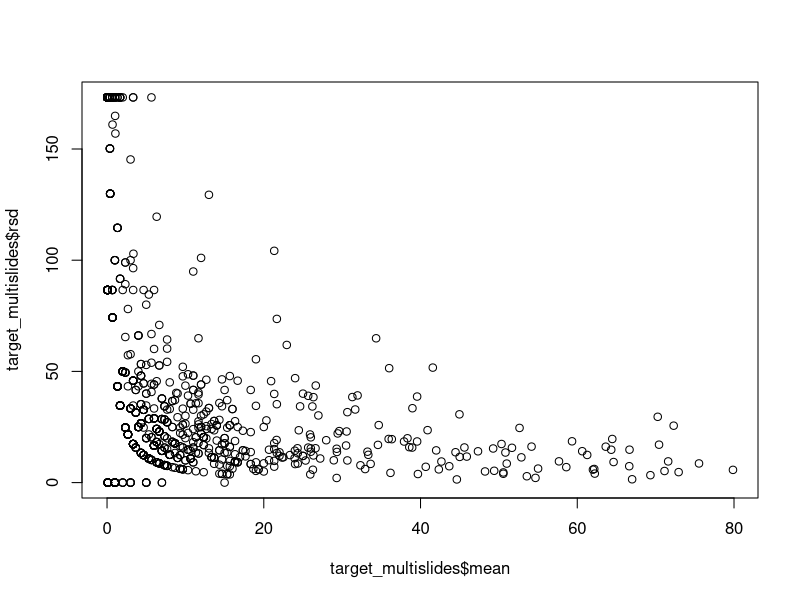
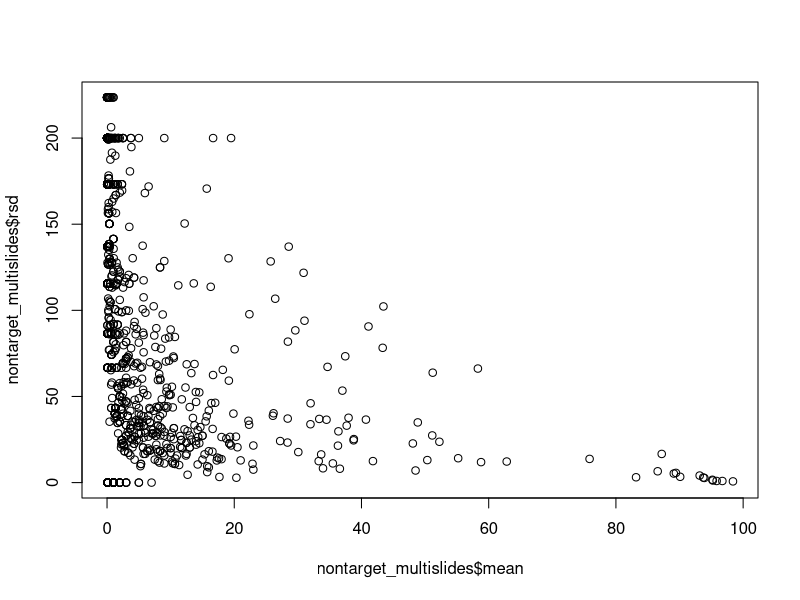

Here is the R script that generated these plots, in order: (Note: this script raises an error after producing the figures.)
#### Processing microscopy data and adding in environmental & atx data
### Jordan Zabrecky
## last edited 03.10.2025

## This code processes microscopy data from the EDI data release 
## (averaging across slides and evaluting rsd) and adds in water 
## chemistry data and anatoxin concentrations

## For code processing of water chemistry and target sample anatoxin 
## data from original EDI csv's, see
## https://github.com/jzabrecky/ATX-synchrony-norcal/blob/main/code/2b_water_chemistry.R
## https://github.com/jzabrecky/ATX-synchrony-norcal/blob/main/code/2e_target_sample_anatoxins.R

## need to make another script to process NT anatoxins :)
## maybe do it in S1a?

#### (1) Loading in libraries & data ####

# loading libraries
lapply(c("tidyverse", "lubridate"), require, character.only = T)

# read in microscopy data
target <- read.csv("./data/EDI_data_package/microscopy_target_samples.csv")
nontarget <- read.csv("./data/EDI_data_package/microscopy_non_target_samples.csv")

# read in processed anatoxin & water chemistry data
atx_target <- read.csv("./data/field_and_lab/cyano_atx.csv") # processed version
water_chemistry <- read.csv("./data/field_and_lab/water_chemistry.csv") %>% 
  select(!c(time, reach))

#### (2) Analyzing microscopy data (w/ multiple slides) ####

## (a) target samples

# look at average, sd, & rsd for each taxa across slides
target_multislides <- target %>% 
  filter(slide_rep != "Final") %>% 
  pivot_longer(microcoleus:aphanothece, names_to = "taxa", values_to = "percent") %>% 
  dplyr::group_by(taxa, site_reach, field_date, sample_type) %>% 
  dplyr::summarize(mean = mean(percent),
                   sd = sd(percent),
                   rsd = (sd * 100) / mean)
view(target_multislides) # the highest are all samples where one slide had 0.1% cover
mean(target_multislides$rsd, na.rm = TRUE) # 44.3% high but let's look at taxa 
                                           # that have >5% mean cover
plot(target_multislides$mean, target_multislides$rsd)
# yup, samples with a higher mean have a lower rsd

# looking at taxa that have >5% mean cover
target_multislides_sub <- target_multislides %>% 
  filter(mean > 5)
view(target_multislides_sub)
mean(target_multislides_sub$rsd) # 21.7% high but better

# pivot back wider to join back into processed
target_multislides_wider <- target_multislides %>% 
  select(!(sd:rsd)) %>% 
  pivot_wider(names_from = "taxa", values_from = "mean")

# for data that were already averaged across three slides,
# we need to match it up to the processed data frame
target_processed <- target %>% 
  filter(slide_rep == "Final") %>% 
  select(!(slide_rep:method)) # remove columns we don't need

# match up column order
target_processed <- target_processed[,colnames(target_multislides_wider)]

# rbind to join dataframes
target_processed <- rbind(target_processed, target_multislides_wider)

## (b) non-target samples

# look at average, sd, & rsd for each taxa across slides
# no samples here are averaged over as indicated by "Final"
nontarget_multislides <- nontarget %>% 
  pivot_longer(non_algal:unknown, names_to = "taxa", values_to = "percent") %>% 
  dplyr::group_by(taxa, site_reach, field_date, sample_type) %>% 
  dplyr::summarize(mean = mean(percent),
                   sd = sd(percent),
                   rsd = (sd * 100) / mean)
view(nontarget_multislides) # the highest are all samples where one slide had 0.1% cover
mean(nontarget_multislides$rsd, na.rm = TRUE) # 97.6% high but let's look at taxa 
                                              # that have >5% mean cover
plot(nontarget_multislides$mean, nontarget_multislides$rsd)
# less strong of a relationship with non-target samples

# looking at taxa that have >5% mean cover
nontarget_multislides_sub <- nontarget_multislides %>% 
  filter(mean > 5)
view(nontarget_multislides_sub)
mean(nontarget_multislides_sub$rsd) # 42.8% high but better

# pivot back wider to join with anatoxin and environmental data
nt_processed <- nontarget_multislides %>% 
  select(!(sd:rsd)) %>% 
  pivot_wider(names_from = "taxa", values_from = "mean") 

#### (3) Joining in Anatoxin & Water Chemistry Data ####

# separate out TAC and TM 
tm_processed <- target_processed %>% 
 filter(sample_type == "TM")
tac_processed <- target_processed %>% 
  filter(sample_type == "TAC")

# replace 2022-09-06 microcoleus sample with one from 2022-09-08
# (substitute technician accidentally took 2022-09-06 with different methods)
tm_processed$field_date[which(tm_processed$field_date == "2022-09-08")] <- "2022-09-06"
atx_target$field_date[which(atx_target$field_date == "2022-09-08")] <- "2022-09-06"

# put all processed data into a list
processed <- list(tm_processed, tac_processed, nt_processed)
names(processed) <- c("tm", "tac", "nt")

# left join in water data and change column organization
for(i in 1:length(processed)) {
  processed[[i]] <- left_join(processed[[i]], water_chemistry, 
                              by = c("site_reach", "field_date")) %>%  
    relocate(site, .after = site_reach)
}

# left join in anatoxin data (TM gets TM, TAC gets TAC, and NT gets both)
processed$tm <- left_join(processed$tm, atx_target %>% filter(sample_type == "TM"), 
                          by = c("site_reach", "field_date", "sample_type"))
processed$tac <- left_join(processed$tac, atx_target %>% filter(sample_type == "TAC"), 
                           by = c("site_reach", "field_date", "sample_type"))
processed$nt <- left_join(processed$nt, atx_target %>% filter (sample_type == "TM") 
                          %>% select(!sample_type),
                          by = c("site_reach", "field_date")) %>% 
  rename(TM_ATX_all_ug_chla_ug = ATX_all_ug_chla_ug,
         TM_ATX_all_ug_orgmat_g = ATX_all_ug_orgmat_g) %>% 
  select(!(ATXa_ug_g:percent_organic_matter))
processed$nt <- left_join(processed$nt, atx_target %>% filter (sample_type == "TAC") 
                       %>% select(!sample_type),
                       by = c("site_reach", "field_date")) %>% 
  rename(TAC_ATX_all_ug_chla_ug = ATX_all_ug_chla_ug,
         TAC_ATX_all_ug_orgmat_g = ATX_all_ug_orgmat_g) %>% 
  select(!(ATXa_ug_g:percent_organic_matter))

# turns out we don't have ATX data for TM SFE-M-4 08-23-2022
# I think we weren't clear if it would be Microcoleus and did not have enough
# so let's just remove that row
processed$tm <- processed$tm[-22,]

# saving csv's
path <- paste(getwd(), "/data/morphological/", sep = "")
lapply(names(processed), function(x) write.csv(processed[[x]], file = paste(path, x, "_microscopy_with_covar.csv", 
                                                                              sep = ""), row.names = FALSE))
